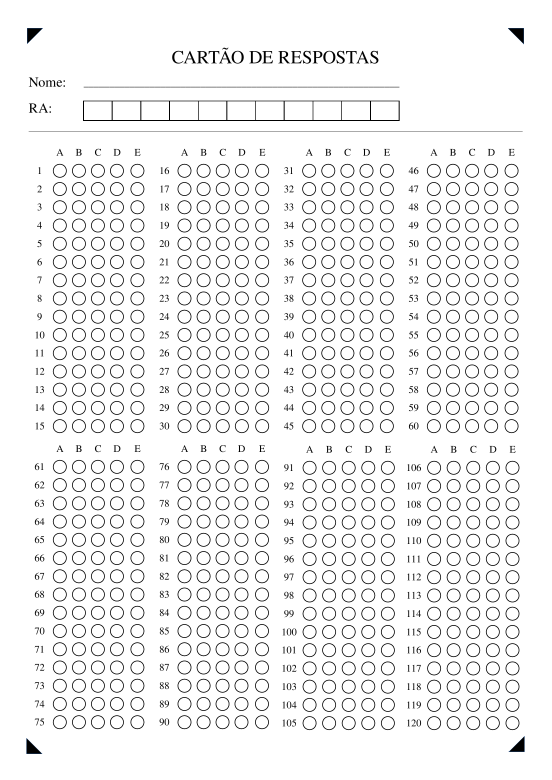
#> input picture experiments/modelo3.png, 1654 x 2339 px (shown at 1/3 size)
$ jupyter execute --allow-errors image_align_orb.ipynb
#> lines starting #> are read from the running program, lines starting #| are printed output that depends on the picture; after the words box and inside, x2 and y2 are one past the last pixel; in counts of white or black regions, pixels touching at a corner belong together
[cell 1]
import numpy as np
import cv2

[cell 2]
ref = cv2.imread("modelo3.png")
#> ref is the input picture: shape (2339, 1654, 3); mean B, G, R 240.4, 240.4, 240.4
ref = cv2.cvtColor(ref, cv2.COLOR_BGR2GRAY)
#> ref: shape (2339, 1654)
height, width = ref.shape
#> height = 2339; width = 1654

factor = 1

height = int(height * factor)
width = int(width * factor)

ref = cv2.resize(ref, (width, height))
_, ref = cv2.threshold(ref, 240, 255, cv2.THRESH_BINARY)
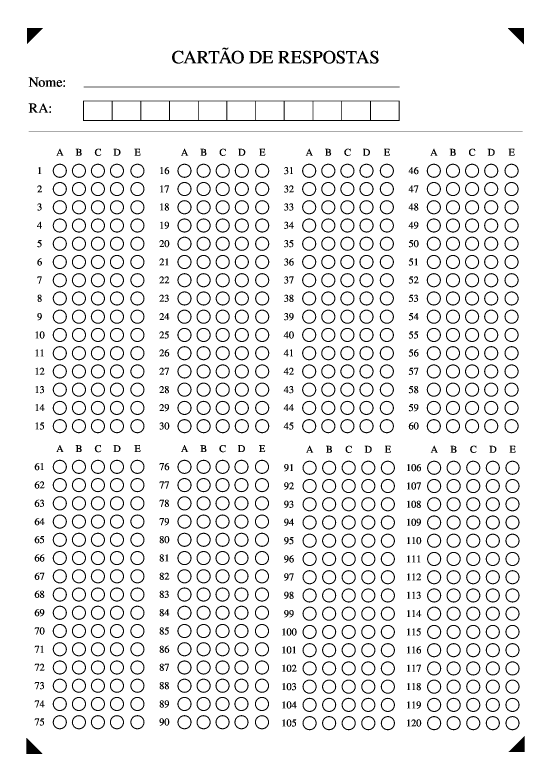
#> ref: shape (2339, 1654) (shown at 1/3 size); 92.3% white; 927 black regions, largest, box (x1, y1, x2, y2) and area: (249, 302, 1199, 363) 6542, (251, 260, 1199, 262) 1896, (86, 395, 1568, 396) 1482

[cell 3]
img = cv2.imread("../samples/n1.png")
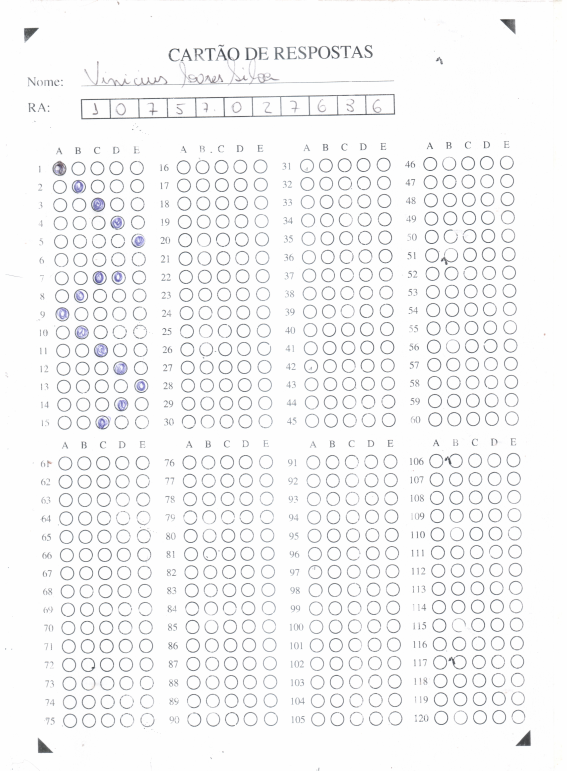
#> input picture samples/n1.png, 1700 x 2313 px (shown at 1/3 size)
#> img is the input picture: shape (2313, 1700, 3); mean B, G, R 246.2, 245.7, 245.5
img = cv2.cvtColor(img, cv2.COLOR_BGR2GRAY)
#> img: shape (2313, 1700)
height, width = img.shape
#> height = 2313; width = 1700

factor = 1

height = int(height * factor)
width = int(width * factor)

img = cv2.resize(img, (width, height))
_, img = cv2.threshold(img, 230, 255, cv2.THRESH_BINARY)
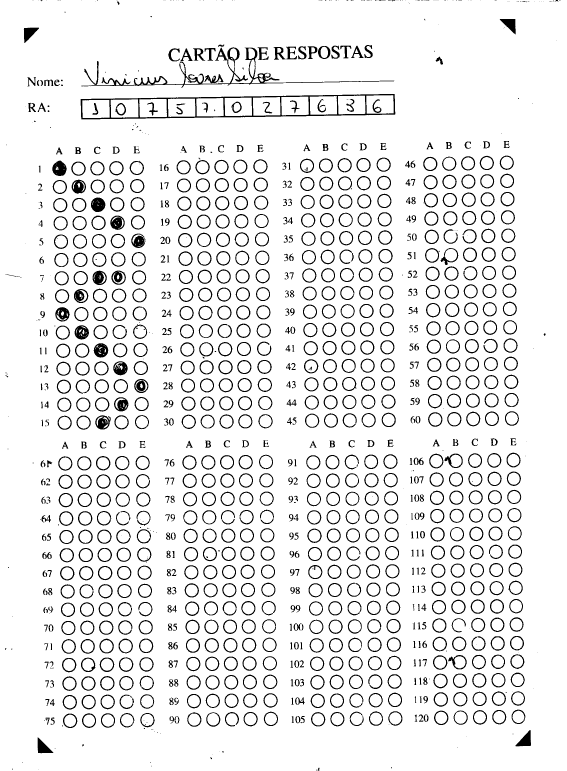
#> img: shape (2313, 1700) (shown at 1/3 size); 91.6% white; 1243 black regions (286 under 20 px), largest, box (x1, y1, x2, y2) and area: (242, 282, 1186, 358) 9887, (244, 142, 1183, 264) 7673, (273, 592, 316, 636) 1429

[cell 4]
cv2.imshow("modelo", ref)
cv2.waitKey(0)
cv2.destroyAllWindows()

[cell 5]
MAX_FEATURES = 500
GOOD_MATCH_PERCENT = 0.1

orb = cv2.ORB_create(MAX_FEATURES)
kp1, desc1 = orb.detectAndCompute(ref, None)
#> kp1 = 503 keypoints; strongest (x, y, size): (116, 677, 31), (1230, 677, 31), (871, 677, 31), (123, 1224, 31)
kp2, desc2 = orb.detectAndCompute(img, None)
#> kp2 = 500 keypoints; strongest (x, y, size): (1245, 932, 31), (1224, 658, 31), (518, 1829, 31), (864, 1155, 31)

matcher = cv2.BFMatcher(cv2.NORM_HAMMING2, crossCheck=True)
matches = matcher.match(desc1, desc2, None)
#> matches = 152 matches

#> (the rest of this cell did not finish here and is left out)
